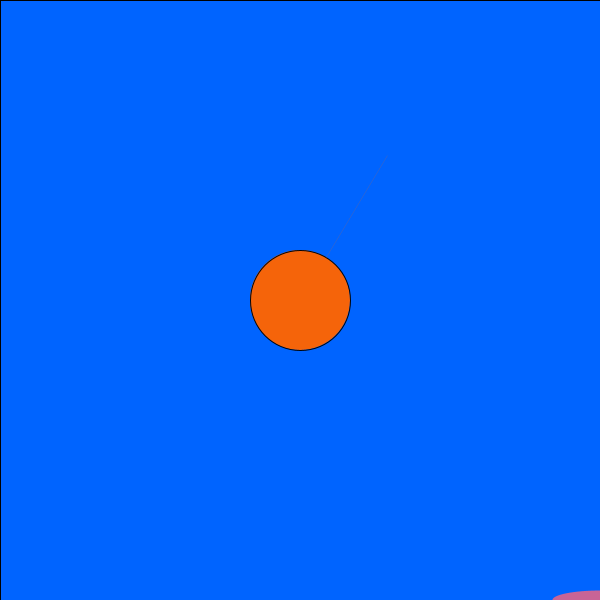
Frame 1 (no input)
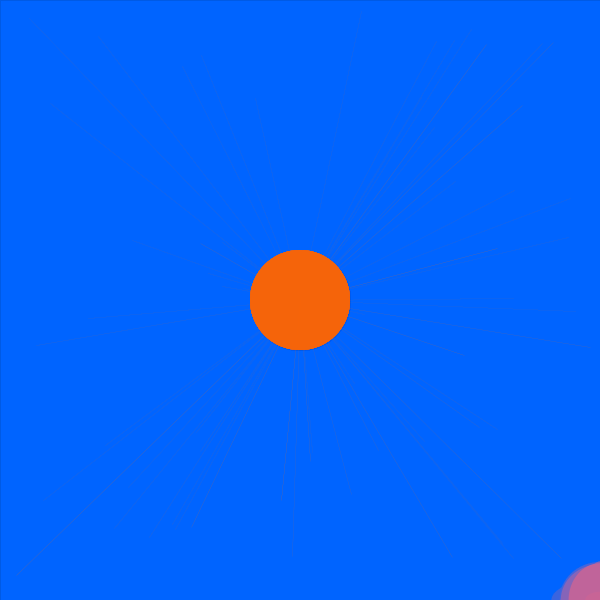
Frame 60 (the mouse pressed at the canvas centre just before this capture)
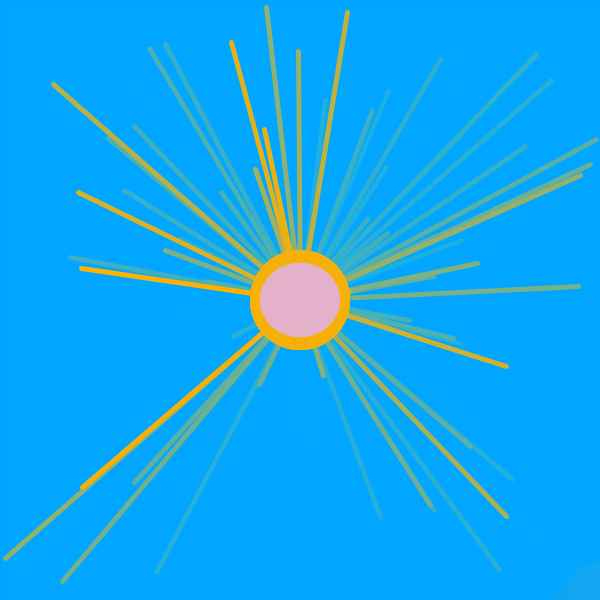
Frame 120 (the mouse held since frame 60 and released just before this capture)

The Processing sketch that drew these frames (run headless with seeded random() and noise(); from frame 60 on, the mouse is pressed at the canvas centre):

// Processing sketch: processing_77365
// ── processing_77365.pde

void setup () {
  smooth();
 size (600,600);
background (0,map(mouseX,0,height,100,255),255); 
frameRate(40);
}

void draw () {
 
  fill(255,map(mouseX,0,600,100,255),0); 
  strokeWeight(1);
  ellipse(300,300,100,100);
  
  fill(0,map(mouseX,0,height,100,255),255,10);
  rect(0,0,600,600);
  
  fill(255,220,0);
  //stroke(random(255,255), random (180,255), random(0,0));
  stroke(255,map(mouseX,0,600,100,255),0);
  
  //strokeWeight(random(1,15));
  strokeWeight(map(mouseY,0,600,0,10));
  line(300,300, random(0,600), random (0,600));
  //line(100,100, mouseX, mouseY);
 
 
  noStroke();
  fill(map(mouseX,0,height,200,255), map(mouseX,0,height,100,255), map(mouseX,0,height,150,255));
  ellipse(600-mouseX, 600-mouseY, random(0,100),random(0,80));
  //ellipse(random(0,600), random(0,600), random(0,50), random(0,50));
}
